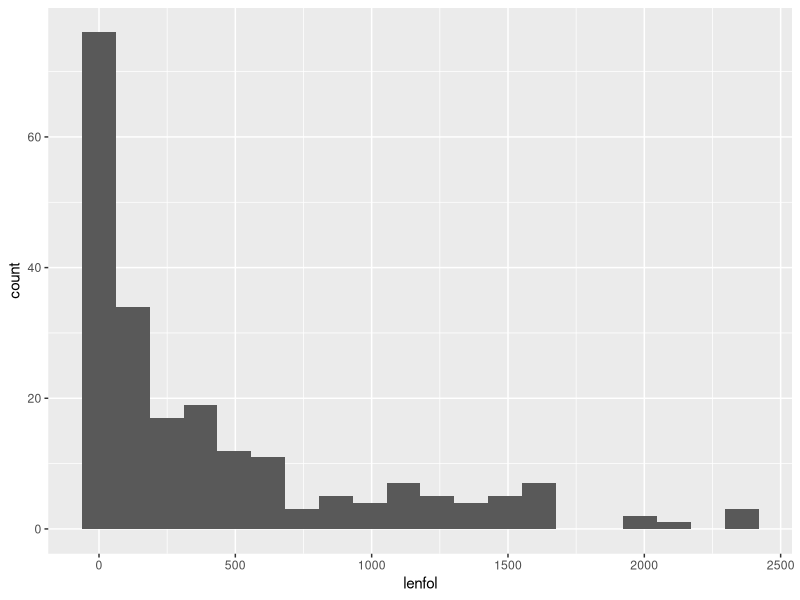
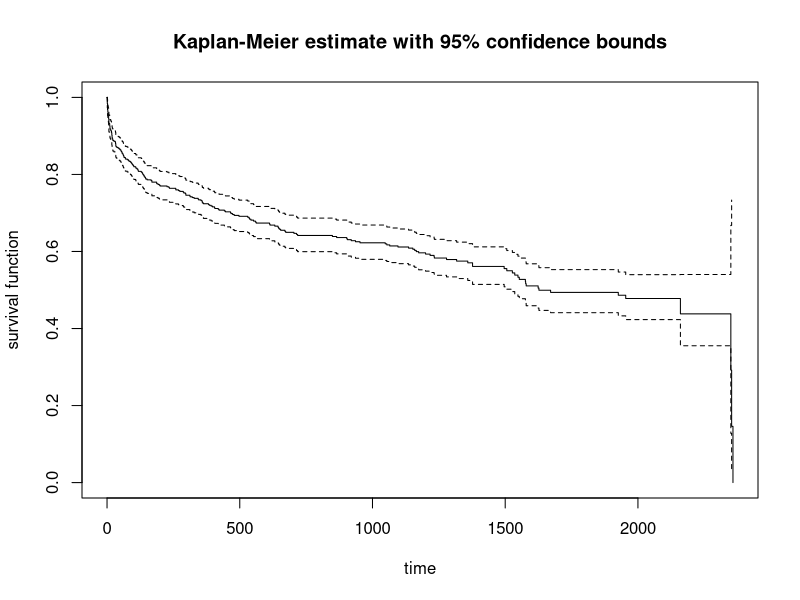

These charts were generated, in order, by the following R code:
library(dplyr)
library(ggplot2)
library(survival)
library(readxl)

#setwd("~/Desktop/BUF_DataScience/2_tidydata_survival_analysis/whas500")
df <- read_excel("whas500.xls")

summary(df$lenfol)

dead <- df[df$fstat>0,]
ggplot(dead, aes(lenfol)) +
  geom_histogram(bins=20)


time_of_event <- df$lenfol
event <- df$fstat
time <- seq(0,2500,100)

srv <-Surv(time = time_of_event,event =event)

my.fit <- survfit(srv ~ 1)
plot(my.fit, main="Kaplan-Meier estimate with 95% confidence bounds", xlab="time", ylab="survival function")

#stratify Congestive Heart Complications
srv_w <-Surv(time = time_of_event[df$chf==1],event =event[df$chf==1])

srv_wo <-Surv(time = time_of_event[df$chf!=1],event =event[df$chf!=1])


new.srv <-Surv(time = time_of_event,event =event)

cph <- coxph( new.srv ~ (fstat + lenfol + bmi+ age),data=df)

